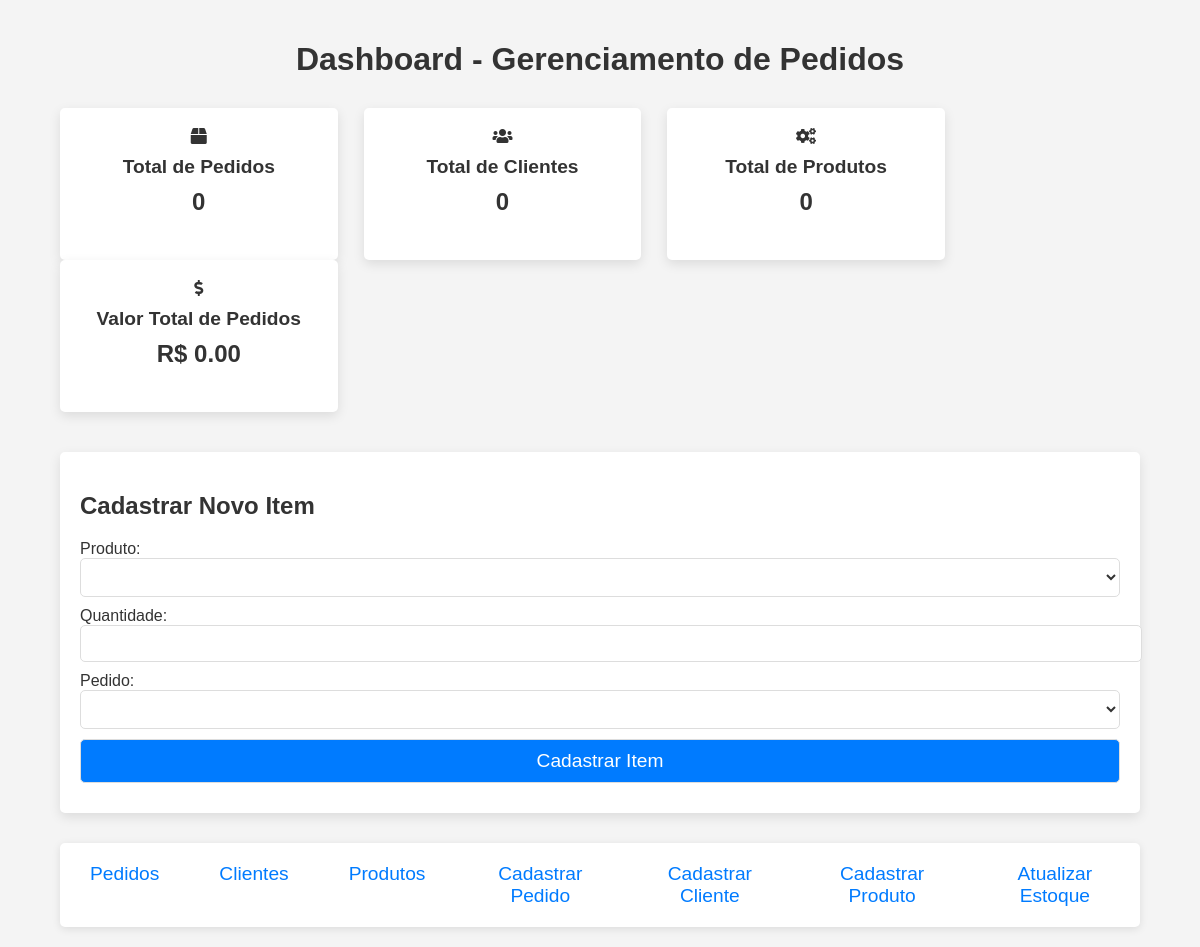
Page /dashboard/ (signed in) on the earlier database version.
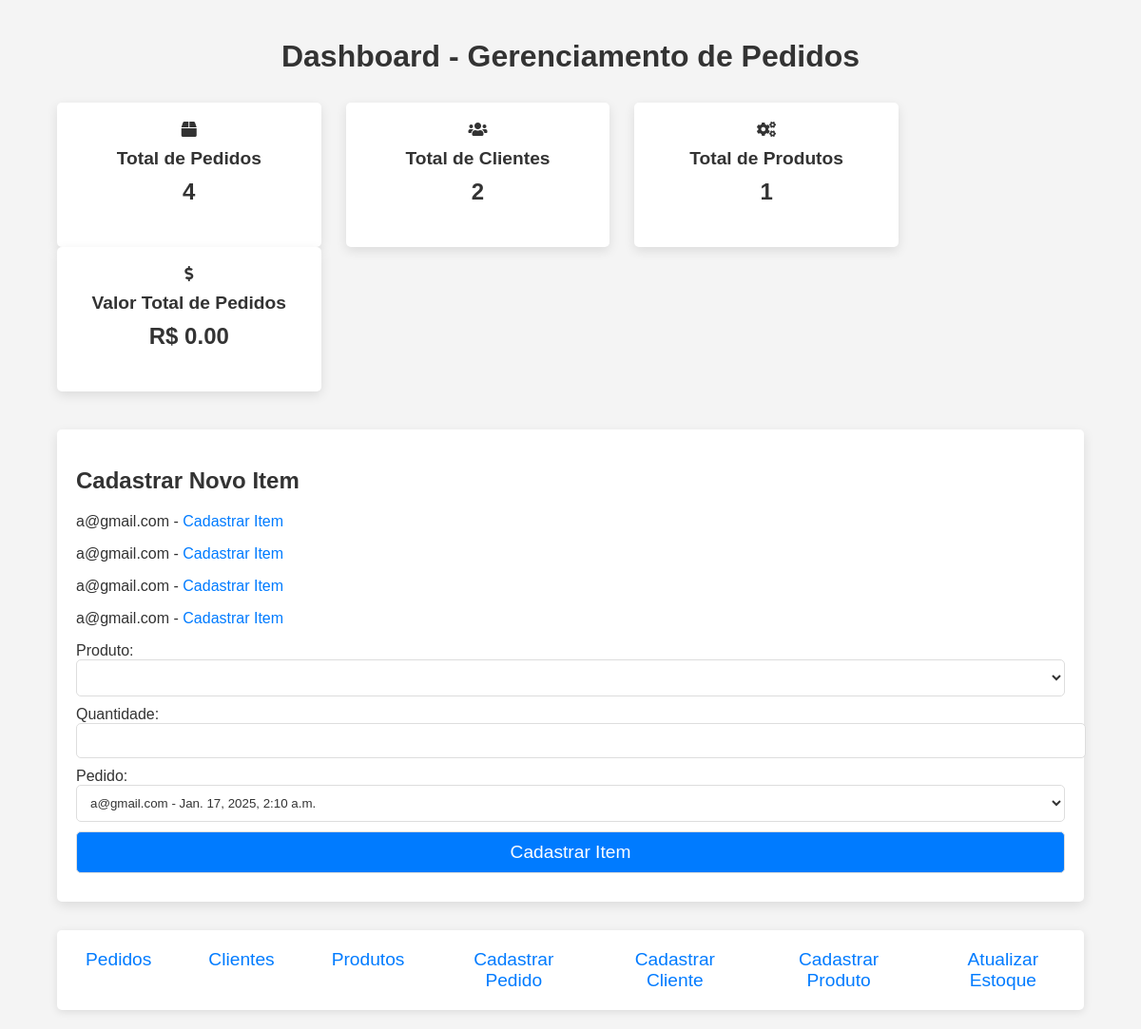
Same page on the later database version.
### gerenciamento_pedidos/models.py (models this page shows, shortened)
class Pedido(models.Model):
    cliente = models.ForeignKey(Cliente, on_delete=models.CASCADE)
    produtos = models.ManyToManyField(Produto, through=ItemPedido)  # Relacionamento de muitos para muitos
    status = models.CharField(max_length=20, choices=[
        ('pendente', 'Pendente'),
        ('em_andamento', 'Em Andamento'),
        ('concluido', 'Concluído'),
        ('cancelado', 'Cancelado'),
    ], default='pendente')
    valor_total = models.DecimalField(max_digits=10, decimal_places=2, null=True, blank=True)
    data_pedido = models.DateTimeField(auto_now_add=True)

class Cliente(models.Model):
    nome = models.CharField(max_length=100)
    email = models.EmailField()
    telefone = models.CharField(max_length=15)
    endereco = models.TextField(null=True, blank=True)  # Campo opcional

### gerenciamento_pedidos/views.py (the view)
# urls.py: path('dashboard/', login_required(views.dashboard), name='dashboard'),
@login_required
def dashboard(request):
    total_pedidos = Pedido.objects.count()
    total_clientes = Cliente.objects.count()
    total_produtos = Produto.objects.count()
    valor_total_pedidos = Pedido.objects.aggregate(Sum('valor_total'))['valor_total__sum'] or 0
    pedidos = Pedido.objects.all()  # Obtém todos os pedidos
    context = {
        'total_pedidos': total_pedidos,
        'total_clientes': total_clientes,
        'total_produtos': total_produtos,
        'valor_total_pedidos': valor_total_pedidos,
        'pedidos': pedidos,  # Passando a lista de pedidos para o template
    }
    return render(request, 'gerenciamento_pedidos/dashboard.html', context)

### gerenciamento_pedidos/templates/gerenciamento_pedidos/dashboard.html (shortened to what this page needs)
<!DOCTYPE html>
<html lang="pt-br">
<head>
    <link rel="stylesheet" href="https://cdnjs.cloudflare.com/ajax/libs/font-awesome/5.15.4/css/all.min.css">
</head>
<body>
<div class="container">
    <h1>Dashboard - Gerenciamento de Pedidos</h1>
    <div class="card">
        <i class="fas fa-box"></i>
        <h3>Total de Pedidos</h3>
        <p class="value">{{ total_pedidos }}</p>
    </div>
    <div class="card">
        <i class="fas fa-users"></i>
        <h3>Total de Clientes</h3>
        <p class="value">{{ total_clientes }}</p>
    </div>
    <div class="card">
        <i class="fas fa-cogs"></i>
        <h3>Total de Produtos</h3>
        <p class="value">{{ total_produtos }}</p>
    </div>
    <div class="card">
        <i class="fas fa-dollar-sign"></i>
        <h3>Valor Total de Pedidos</h3>
        <p class="value">R$ {{ valor_total_pedidos|floatformat:2 }}</p>
    </div>
    <div class="form-container">
        <h2>Cadastrar Novo Item</h2>
        {% for pedido in pedidos %}
            <p>{{ pedido.cliente.nome }} -
                <a href="{% url 'cadastrar_item' pedido_id=pedido.id %}">Cadastrar Item</a>
            </p>
        {% endfor %}
        <form method="post">
            <label for="produto">Produto:</label>
            <select name="produto" id="produto">
            </select>
            <label for="quantidade">Quantidade:</label>
            <input type="number" name="quantidade" id="quantidade" required min="1">
            <label for="pedido">Pedido:</label>
            <select name="pedido" id="pedido">
                {% for pedido in pedidos %}
                    <option value="{{ pedido.id }}">{{ pedido.cliente.nome }} - {{ pedido.data_pedido }}</option>
                {% endfor %}
            </select>
            <button type="submit">Cadastrar Item</button>
        </form>
    </div>
    <div class="nav">
        <a href="{% url 'listar_pedidos' %}">Pedidos</a>
        <a href="{% url 'listar_clientes' %}">Clientes</a>
        <a href="{% url 'listar_produtos' %}">Produtos</a>
        <a href="{% url 'cadastrar_pedido' %}">Cadastrar Pedido</a>
        <a href="{% url 'cadastrar_cliente' %}">Cadastrar Cliente</a>
        <a href="{% url 'cadastrar_produto' %}">Cadastrar Produto</a>
        <a href="{% url 'atualizar_estoque' %}">Atualizar Estoque</a>
    </div>
</div>
</body>
</html>

### gerenciamento_pedidos/templates/gerenciamento_pedidos/dashboard.html (style rules this page uses)
body { background-color: #f4f4f4; color: #333; font-family: Arial, sans-serif; margin: 0; padding: 0; }
.container { width: 90%; max-width: 1200px; margin: 0 auto; padding: 20px; }
h1 { text-align: center; margin-bottom: 30px; color: #333; }
.card { display: inline-block; width: 22%; margin-right: 2%; background-color: #fff; padding: 20px; border-radius: 5px; text-align: center; box-shadow: 0px 4px 12px rgba(0, 0, 0, 0.1); color: #333; }
.card h3 { margin: 10px 0; font-size: 1.2em; }
.card .value { font-size: 1.5em; font-weight: bold; margin-top: 10px; }
.nav { margin-top: 30px; text-align: center; display: flex; justify-content: center; gap: 20px; background-color: #fff; padding: 10px; border-radius: 5px; box-shadow: 0px 2px 8px rgba(0, 0, 0, 0.1); }
.nav a { text-decoration: none; font-size: 1.2em; color: #007BFF; padding: 10px 20px; border-radius: 5px; transition: background-color 0.3s ease, transform 0.3s ease; }
.form-container { margin-top: 40px; padding: 20px; background-color: #fff; border-radius: 5px; box-shadow: 0px 4px 12px rgba(0, 0, 0, 0.1); }
.form-container input, .form-container select, .form-container button { width: 100%; padding: 10px; margin-bottom: 10px; border: 1px solid #ddd; border-radius: 5px; background-color: #fff; color: #333; }
.form-container button { background-color: #007BFF; color: white; font-size: 1.2em; }
.form-container a { color: #007BFF; text-decoration: none; }

Differences in the rows shown:
added Pedido: cliente.nome "a@gmail.com"
added Pedido: cliente.nome "a@gmail.com"
added Pedido: cliente.nome "a@gmail.com"
added Pedido: cliente.nome "a@gmail.com"
Other differences:
{{ total_pedidos }}: "0" → "4"
{{ total_clientes }}: "0" → "2"
{{ total_produtos }}: "0" → "1"
form field pedido: (not shown) → "a@gmail.com - Jan. 17, 2025, 2:10 a.m."
